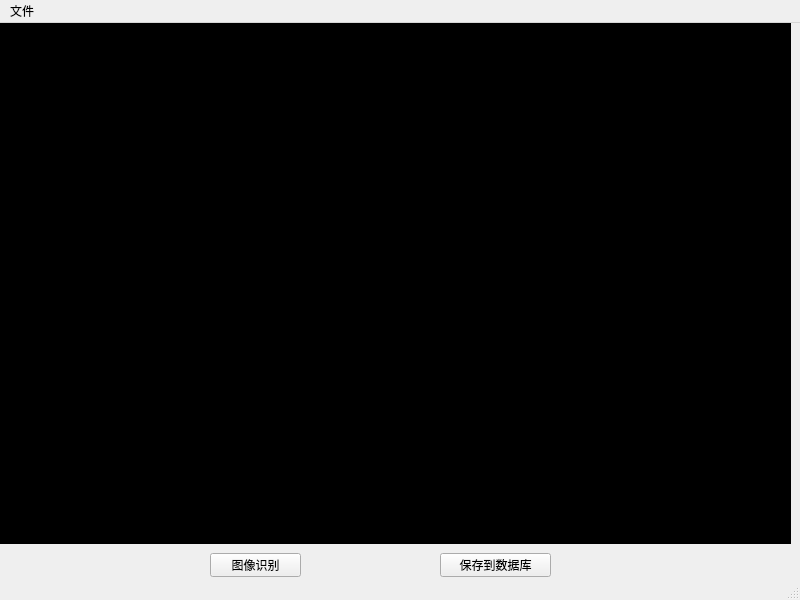
<?xml version="1.0" encoding="UTF-8"?>
<ui version="4.0">
 <class>MainWindow</class>
 <widget class="QMainWindow" name="MainWindow">
  <property name="geometry">
   <rect>
    <x>0</x>
    <y>0</y>
    <width>800</width>
    <height>600</height>
   </rect>
  </property>
  <property name="windowTitle">
   <string>MainWindow</string>
  </property>
  <widget class="QWidget" name="centralwidget">
   <widget class="QLabel" name="imageLabel">
    <property name="geometry">
     <rect>
      <x>0</x>
      <y>0</y>
      <width>791</width>
      <height>521</height>
     </rect>
    </property>
    <property name="styleSheet">
     <string notr="true">background-color: rgb(0, 0, 0);</string>
    </property>
    <property name="text">
     <string/>
    </property>
   </widget>
   <widget class="QPushButton" name="imageButton">
    <property name="geometry">
     <rect>
      <x>210</x>
      <y>530</y>
      <width>91</width>
      <height>24</height>
     </rect>
    </property>
    <property name="text">
     <string>图像识别</string>
    </property>
   </widget>
   <widget class="QPushButton" name="mysqlSaveBtn">
    <property name="geometry">
     <rect>
      <x>440</x>
      <y>530</y>
      <width>111</width>
      <height>24</height>
     </rect>
    </property>
    <property name="text">
     <string>保存到数据库</string>
    </property>
   </widget>
  </widget>
  <widget class="QMenuBar" name="menubar">
   <property name="geometry">
    <rect>
     <x>0</x>
     <y>0</y>
     <width>800</width>
     <height>17</height>
    </rect>
   </property>
   <widget class="QMenu" name="menu">
    <property name="title">
     <string>文件</string>
    </property>
    <addaction name="actionOpen"/>
   </widget>
   <addaction name="menu"/>
  </widget>
  <widget class="QStatusBar" name="statusbar"/>
  <action name="actionOpen">
   <property name="text">
    <string>打开</string>
   </property>
  </action>
 </widget>
 <resources/>
 <connections/>
</ui>
